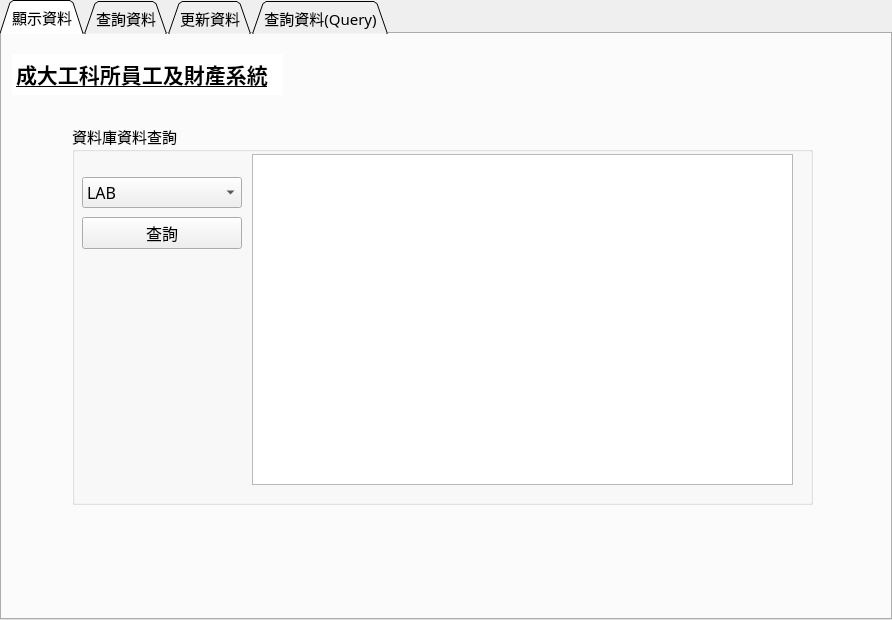
<?xml version="1.0" encoding="UTF-8"?>
<ui version="4.0">
 <class>TabWidget</class>
 <widget class="QTabWidget" name="TabWidget">
  <property name="geometry">
   <rect>
    <x>0</x>
    <y>0</y>
    <width>892</width>
    <height>620</height>
   </rect>
  </property>
  <property name="font">
   <font>
    <family>Microsoft YaHei</family>
    <pointsize>11</pointsize>
    <weight>50</weight>
    <bold>false</bold>
   </font>
  </property>
  <property name="cursor">
   <cursorShape>ArrowCursor</cursorShape>
  </property>
  <property name="windowTitle">
   <string>TabWidget</string>
  </property>
  <property name="tabPosition">
   <enum>QTabWidget::North</enum>
  </property>
  <property name="tabShape">
   <enum>QTabWidget::Triangular</enum>
  </property>
  <property name="currentIndex">
   <number>0</number>
  </property>
  <property name="iconSize">
   <size>
    <width>25</width>
    <height>25</height>
   </size>
  </property>
  <property name="elideMode">
   <enum>Qt::ElideMiddle</enum>
  </property>
  <widget class="QWidget" name="tab">
   <attribute name="title">
    <string>顯示資料</string>
   </attribute>
   <widget class="QGroupBox" name="groupBox">
    <property name="geometry">
     <rect>
      <x>70</x>
      <y>90</y>
      <width>741</width>
      <height>381</height>
     </rect>
    </property>
    <property name="font">
     <font>
      <weight>50</weight>
      <bold>false</bold>
     </font>
    </property>
    <property name="title">
     <string>資料庫資料查詢</string>
    </property>
    <widget class="QTableWidget" name="tableWidget">
     <property name="geometry">
      <rect>
       <x>180</x>
       <y>30</y>
       <width>541</width>
       <height>331</height>
      </rect>
     </property>
    </widget>
    <widget class="QWidget" name="gridLayoutWidget_2">
     <property name="geometry">
      <rect>
       <x>10</x>
       <y>50</y>
       <width>160</width>
       <height>80</height>
      </rect>
     </property>
     <layout class="QGridLayout" name="gridLayout_2">
      <item row="1" column="0">
       <widget class="QPushButton" name="P1_check">
        <property name="baseSize">
         <size>
          <width>0</width>
          <height>6</height>
         </size>
        </property>
        <property name="font">
         <font>
          <family>Microsoft YaHei</family>
          <pointsize>12</pointsize>
          <weight>50</weight>
          <bold>false</bold>
         </font>
        </property>
        <property name="text">
         <string>查詢</string>
        </property>
        <property name="flat">
         <bool>false</bool>
        </property>
       </widget>
      </item>
      <item row="0" column="0">
       <widget class="QComboBox" name="P1_combobox">
        <property name="enabled">
         <bool>true</bool>
        </property>
        <property name="font">
         <font>
          <family>Microsoft YaHei</family>
          <pointsize>12</pointsize>
          <weight>50</weight>
          <bold>false</bold>
         </font>
        </property>
        <property name="focusPolicy">
         <enum>Qt::WheelFocus</enum>
        </property>
        <property name="maxVisibleItems">
         <number>21</number>
        </property>
        <property name="iconSize">
         <size>
          <width>16</width>
          <height>16</height>
         </size>
        </property>
        <property name="duplicatesEnabled">
         <bool>false</bool>
        </property>
        <property name="frame">
         <bool>true</bool>
        </property>
        <item>
         <property name="text">
          <string>LAB</string>
         </property>
        </item>
        <item>
         <property name="text">
          <string>Teacher</string>
         </property>
        </item>
        <item>
         <property name="text">
          <string>Student</string>
         </property>
        </item>
        <item>
         <property name="text">
          <string>Equipment</string>
         </property>
        </item>
        <item>
         <property name="text">
          <string>MOST_Project</string>
         </property>
        </item>
        <item>
         <property name="text">
          <string>Execute</string>
         </property>
        </item>
        <item>
         <property name="text">
          <string>Accounting_of</string>
         </property>
        </item>
       </widget>
      </item>
     </layout>
    </widget>
   </widget>
   <widget class="QTextEdit" name="textEdit_8">
    <property name="geometry">
     <rect>
      <x>10</x>
      <y>20</y>
      <width>271</width>
      <height>41</height>
     </rect>
    </property>
    <property name="frameShape">
     <enum>QFrame::NoFrame</enum>
    </property>
    <property name="frameShadow">
     <enum>QFrame::Plain</enum>
    </property>
    <property name="readOnly">
     <bool>true</bool>
    </property>
    <property name="html">
     <string>&lt;!DOCTYPE HTML PUBLIC &quot;-//W3C//DTD HTML 4.0//EN&quot; &quot;http://www.w3.org/TR/REC-html40/strict.dtd&quot;&gt;
&lt;html&gt;&lt;head&gt;&lt;meta name=&quot;qrichtext&quot; content=&quot;1&quot; /&gt;&lt;style type=&quot;text/css&quot;&gt;
p, li { white-space: pre-wrap; }
&lt;/style&gt;&lt;/head&gt;&lt;body style=&quot; font-family:'Microsoft YaHei'; font-size:11pt; font-weight:400; font-style:normal;&quot;&gt;
&lt;p style=&quot; margin-top:0px; margin-bottom:0px; margin-left:0px; margin-right:0px; -qt-block-indent:0; text-indent:0px;&quot;&gt;&lt;span style=&quot; font-size:16pt; font-weight:600; text-decoration: underline;&quot;&gt;成大工科所員工及財產系統&lt;/span&gt;&lt;/p&gt;&lt;/body&gt;&lt;/html&gt;</string>
    </property>
   </widget>
  </widget>
  <widget class="QWidget" name="tab">
   <attribute name="title">
    <string>查詢資料</string>
   </attribute>
   <widget class="QGroupBox" name="groupBox_4">
    <property name="geometry">
     <rect>
      <x>20</x>
      <y>20</y>
      <width>411</width>
      <height>261</height>
     </rect>
    </property>
    <property name="title">
     <string>實驗室人數&amp;應付薪水</string>
    </property>
    <widget class="QWidget" name="gridLayoutWidget_4">
     <property name="geometry">
      <rect>
       <x>30</x>
       <y>30</y>
       <width>361</width>
       <height>221</height>
      </rect>
     </property>
     <layout class="QGridLayout" name="gridLayout_5">
      <item row="1" column="0">
       <widget class="QPushButton" name="P2_check">
        <property name="text">
         <string>查詢</string>
        </property>
       </widget>
      </item>
      <item row="0" column="0">
       <widget class="QTableWidget" name="P2_tableWidget"/>
      </item>
     </layout>
    </widget>
   </widget>
   <widget class="QGroupBox" name="groupBox_5">
    <property name="geometry">
     <rect>
      <x>20</x>
      <y>300</y>
      <width>411</width>
      <height>251</height>
     </rect>
    </property>
    <property name="title">
     <string>實驗室</string>
    </property>
    <widget class="QWidget" name="gridLayoutWidget_5">
     <property name="geometry">
      <rect>
       <x>20</x>
       <y>30</y>
       <width>381</width>
       <height>211</height>
      </rect>
     </property>
     <layout class="QGridLayout" name="gridLayout_6">
      <item row="2" column="0">
       <widget class="QPushButton" name="P2_project">
        <property name="font">
         <font>
          <pointsize>10</pointsize>
         </font>
        </property>
        <property name="text">
         <string>有負責計畫的LAB</string>
        </property>
       </widget>
      </item>
      <item row="2" column="3">
       <widget class="QPushButton" name="P2_student">
        <property name="font">
         <font>
          <pointsize>10</pointsize>
         </font>
        </property>
        <property name="text">
         <string>已完成計畫的學生</string>
        </property>
       </widget>
      </item>
      <item row="2" column="2">
       <widget class="QPushButton" name="P2_PhD">
        <property name="font">
         <font>
          <pointsize>10</pointsize>
         </font>
        </property>
        <property name="text">
         <string>沒有碩士生的LAB</string>
        </property>
       </widget>
      </item>
      <item row="0" column="3">
       <widget class="QTableWidget" name="P2_tableWidget_4"/>
      </item>
      <item row="0" column="2">
       <widget class="QTableWidget" name="P2_tableWidget_3"/>
      </item>
      <item row="0" column="0">
       <widget class="QTableWidget" name="P2_tableWidget_2"/>
      </item>
     </layout>
    </widget>
   </widget>
   <widget class="QGroupBox" name="groupBox_6">
    <property name="geometry">
     <rect>
      <x>450</x>
      <y>20</y>
      <width>411</width>
      <height>261</height>
     </rect>
    </property>
    <property name="title">
     <string>實驗室及老師擁有的經費(科技部計畫)</string>
    </property>
    <widget class="QTextEdit" name="textEdit_9">
     <property name="geometry">
      <rect>
       <x>30</x>
       <y>160</y>
       <width>361</width>
       <height>31</height>
      </rect>
     </property>
     <property name="frameShape">
      <enum>QFrame::NoFrame</enum>
     </property>
     <property name="frameShadow">
      <enum>QFrame::Plain</enum>
     </property>
     <property name="readOnly">
      <bool>true</bool>
     </property>
     <property name="html">
      <string>&lt;!DOCTYPE HTML PUBLIC &quot;-//W3C//DTD HTML 4.0//EN&quot; &quot;http://www.w3.org/TR/REC-html40/strict.dtd&quot;&gt;
&lt;html&gt;&lt;head&gt;&lt;meta name=&quot;qrichtext&quot; content=&quot;1&quot; /&gt;&lt;style type=&quot;text/css&quot;&gt;
p, li { white-space: pre-wrap; }
&lt;/style&gt;&lt;/head&gt;&lt;body style=&quot; font-family:'Microsoft YaHei'; font-size:11pt; font-weight:400; font-style:normal;&quot;&gt;
&lt;p align=&quot;center&quot; style=&quot; margin-top:0px; margin-bottom:0px; margin-left:0px; margin-right:0px; -qt-block-indent:0; text-indent:0px;&quot;&gt;LAB_No.&lt;/p&gt;&lt;/body&gt;&lt;/html&gt;</string>
     </property>
    </widget>
    <widget class="QTableWidget" name="P2_tableWidget_5">
     <property name="geometry">
      <rect>
       <x>30</x>
       <y>30</y>
       <width>361</width>
       <height>131</height>
      </rect>
     </property>
    </widget>
    <widget class="QWidget" name="gridLayoutWidget_6">
     <property name="geometry">
      <rect>
       <x>30</x>
       <y>190</y>
       <width>361</width>
       <height>61</height>
      </rect>
     </property>
     <layout class="QGridLayout" name="gridLayout_7">
      <item row="0" column="0">
       <widget class="QLineEdit" name="P2_No"/>
      </item>
      <item row="1" column="0">
       <widget class="QPushButton" name="P2_check_2">
        <property name="text">
         <string>查詢</string>
        </property>
       </widget>
      </item>
     </layout>
    </widget>
   </widget>
   <widget class="QGroupBox" name="groupBox_7">
    <property name="geometry">
     <rect>
      <x>449</x>
      <y>300</y>
      <width>411</width>
      <height>251</height>
     </rect>
    </property>
    <property name="title">
     <string>實驗室設備的花費</string>
    </property>
    <widget class="QWidget" name="gridLayoutWidget_7">
     <property name="geometry">
      <rect>
       <x>19</x>
       <y>29</y>
       <width>371</width>
       <height>211</height>
      </rect>
     </property>
     <layout class="QGridLayout" name="gridLayout_8">
      <item row="1" column="1">
       <widget class="QPushButton" name="P2_avg">
        <property name="text">
         <string>平均花費</string>
        </property>
       </widget>
      </item>
      <item row="1" column="0">
       <widget class="QPushButton" name="P2_maxmin">
        <property name="text">
         <string>最多與最少花費的設備</string>
        </property>
       </widget>
      </item>
      <item row="0" column="0" colspan="2">
       <widget class="QTableWidget" name="P2_tableWidget_6"/>
      </item>
     </layout>
    </widget>
   </widget>
  </widget>
  <widget class="QWidget" name="tab_3">
   <attribute name="title">
    <string>更新資料</string>
   </attribute>
   <widget class="QGroupBox" name="groupBox_2">
    <property name="geometry">
     <rect>
      <x>20</x>
      <y>10</y>
      <width>841</width>
      <height>281</height>
     </rect>
    </property>
    <property name="title">
     <string>設備購入</string>
    </property>
    <widget class="QWidget" name="gridLayoutWidget_3">
     <property name="geometry">
      <rect>
       <x>230</x>
       <y>20</y>
       <width>361</width>
       <height>231</height>
      </rect>
     </property>
     <layout class="QGridLayout" name="gridLayout_4">
      <item row="1" column="4">
       <widget class="QTextEdit" name="textEdit_4">
        <property name="frameShape">
         <enum>QFrame::NoFrame</enum>
        </property>
        <property name="frameShadow">
         <enum>QFrame::Plain</enum>
        </property>
        <property name="readOnly">
         <bool>true</bool>
        </property>
        <property name="html">
         <string>&lt;!DOCTYPE HTML PUBLIC &quot;-//W3C//DTD HTML 4.0//EN&quot; &quot;http://www.w3.org/TR/REC-html40/strict.dtd&quot;&gt;
&lt;html&gt;&lt;head&gt;&lt;meta name=&quot;qrichtext&quot; content=&quot;1&quot; /&gt;&lt;style type=&quot;text/css&quot;&gt;
p, li { white-space: pre-wrap; }
&lt;/style&gt;&lt;/head&gt;&lt;body style=&quot; font-family:'Microsoft YaHei'; font-size:11pt; font-weight:400; font-style:normal;&quot;&gt;
&lt;p align=&quot;center&quot; style=&quot; margin-top:0px; margin-bottom:0px; margin-left:0px; margin-right:0px; -qt-block-indent:0; text-indent:0px;&quot;&gt;LAB&lt;/p&gt;&lt;/body&gt;&lt;/html&gt;</string>
        </property>
       </widget>
      </item>
      <item row="2" column="4">
       <widget class="QLineEdit" name="P3_lab"/>
      </item>
      <item row="5" column="1" colspan="4">
       <widget class="QTextEdit" name="textEdit_5">
        <property name="frameShape">
         <enum>QFrame::NoFrame</enum>
        </property>
        <property name="frameShadow">
         <enum>QFrame::Plain</enum>
        </property>
        <property name="readOnly">
         <bool>true</bool>
        </property>
        <property name="html">
         <string>&lt;!DOCTYPE HTML PUBLIC &quot;-//W3C//DTD HTML 4.0//EN&quot; &quot;http://www.w3.org/TR/REC-html40/strict.dtd&quot;&gt;
&lt;html&gt;&lt;head&gt;&lt;meta name=&quot;qrichtext&quot; content=&quot;1&quot; /&gt;&lt;style type=&quot;text/css&quot;&gt;
p, li { white-space: pre-wrap; }
&lt;/style&gt;&lt;/head&gt;&lt;body style=&quot; font-family:'Microsoft YaHei'; font-size:11pt; font-weight:400; font-style:normal;&quot;&gt;
&lt;p align=&quot;center&quot; style=&quot; margin-top:0px; margin-bottom:0px; margin-left:0px; margin-right:0px; -qt-block-indent:0; text-indent:0px;&quot;&gt;設備No.&lt;/p&gt;&lt;/body&gt;&lt;/html&gt;</string>
        </property>
       </widget>
      </item>
      <item row="4" column="1" colspan="4">
       <widget class="QTextEdit" name="textEdit_6">
        <property name="frameShape">
         <enum>QFrame::NoFrame</enum>
        </property>
        <property name="frameShadow">
         <enum>QFrame::Plain</enum>
        </property>
        <property name="readOnly">
         <bool>true</bool>
        </property>
        <property name="html">
         <string>&lt;!DOCTYPE HTML PUBLIC &quot;-//W3C//DTD HTML 4.0//EN&quot; &quot;http://www.w3.org/TR/REC-html40/strict.dtd&quot;&gt;
&lt;html&gt;&lt;head&gt;&lt;meta name=&quot;qrichtext&quot; content=&quot;1&quot; /&gt;&lt;style type=&quot;text/css&quot;&gt;
p, li { white-space: pre-wrap; }
&lt;/style&gt;&lt;/head&gt;&lt;body style=&quot; font-family:'Microsoft YaHei'; font-size:11pt; font-weight:400; font-style:normal;&quot;&gt;
&lt;p align=&quot;center&quot; style=&quot;-qt-paragraph-type:empty; margin-top:0px; margin-bottom:0px; margin-left:0px; margin-right:0px; -qt-block-indent:0; text-indent:0px;&quot;&gt;&lt;br /&gt;&lt;/p&gt;&lt;/body&gt;&lt;/html&gt;</string>
        </property>
       </widget>
      </item>
      <item row="2" column="1">
       <widget class="QLineEdit" name="P3_No">
        <property name="text">
         <string/>
        </property>
       </widget>
      </item>
      <item row="2" column="3">
       <widget class="QLineEdit" name="P3_date"/>
      </item>
      <item row="1" column="2">
       <widget class="QTextEdit" name="textEdit_2">
        <property name="frameShape">
         <enum>QFrame::NoFrame</enum>
        </property>
        <property name="frameShadow">
         <enum>QFrame::Plain</enum>
        </property>
        <property name="readOnly">
         <bool>true</bool>
        </property>
        <property name="html">
         <string>&lt;!DOCTYPE HTML PUBLIC &quot;-//W3C//DTD HTML 4.0//EN&quot; &quot;http://www.w3.org/TR/REC-html40/strict.dtd&quot;&gt;
&lt;html&gt;&lt;head&gt;&lt;meta name=&quot;qrichtext&quot; content=&quot;1&quot; /&gt;&lt;style type=&quot;text/css&quot;&gt;
p, li { white-space: pre-wrap; }
&lt;/style&gt;&lt;/head&gt;&lt;body style=&quot; font-family:'Microsoft YaHei'; font-size:11pt; font-weight:400; font-style:normal;&quot;&gt;
&lt;p align=&quot;center&quot; style=&quot; margin-top:0px; margin-bottom:0px; margin-left:0px; margin-right:0px; -qt-block-indent:0; text-indent:0px;&quot;&gt;Cost&lt;/p&gt;&lt;/body&gt;&lt;/html&gt;</string>
        </property>
       </widget>
      </item>
      <item row="1" column="3">
       <widget class="QTextEdit" name="textEdit_3">
        <property name="frameShape">
         <enum>QFrame::NoFrame</enum>
        </property>
        <property name="frameShadow">
         <enum>QFrame::Plain</enum>
        </property>
        <property name="readOnly">
         <bool>true</bool>
        </property>
        <property name="html">
         <string>&lt;!DOCTYPE HTML PUBLIC &quot;-//W3C//DTD HTML 4.0//EN&quot; &quot;http://www.w3.org/TR/REC-html40/strict.dtd&quot;&gt;
&lt;html&gt;&lt;head&gt;&lt;meta name=&quot;qrichtext&quot; content=&quot;1&quot; /&gt;&lt;style type=&quot;text/css&quot;&gt;
p, li { white-space: pre-wrap; }
&lt;/style&gt;&lt;/head&gt;&lt;body style=&quot; font-family:'Microsoft YaHei'; font-size:11pt; font-weight:400; font-style:normal;&quot;&gt;
&lt;p align=&quot;center&quot; style=&quot; margin-top:0px; margin-bottom:0px; margin-left:0px; margin-right:0px; -qt-block-indent:0; text-indent:0px;&quot;&gt;Date&lt;/p&gt;&lt;/body&gt;&lt;/html&gt;</string>
        </property>
       </widget>
      </item>
      <item row="6" column="1" colspan="4">
       <widget class="QLineEdit" name="P3_No_2"/>
      </item>
      <item row="1" column="1">
       <widget class="QTextEdit" name="textEdit">
        <property name="frameShape">
         <enum>QFrame::NoFrame</enum>
        </property>
        <property name="frameShadow">
         <enum>QFrame::Plain</enum>
        </property>
        <property name="readOnly">
         <bool>true</bool>
        </property>
        <property name="html">
         <string>&lt;!DOCTYPE HTML PUBLIC &quot;-//W3C//DTD HTML 4.0//EN&quot; &quot;http://www.w3.org/TR/REC-html40/strict.dtd&quot;&gt;
&lt;html&gt;&lt;head&gt;&lt;meta name=&quot;qrichtext&quot; content=&quot;1&quot; /&gt;&lt;style type=&quot;text/css&quot;&gt;
p, li { white-space: pre-wrap; }
&lt;/style&gt;&lt;/head&gt;&lt;body style=&quot; font-family:'Microsoft YaHei'; font-size:11pt; font-weight:400; font-style:normal;&quot;&gt;
&lt;p align=&quot;center&quot; style=&quot; margin-top:0px; margin-bottom:0px; margin-left:0px; margin-right:0px; -qt-block-indent:0; text-indent:0px;&quot;&gt;設備No.&lt;/p&gt;&lt;/body&gt;&lt;/html&gt;</string>
        </property>
       </widget>
      </item>
      <item row="2" column="2">
       <widget class="QLineEdit" name="P3_cost"/>
      </item>
      <item row="7" column="1" colspan="4">
       <widget class="QPushButton" name="P3_delete">
        <property name="text">
         <string>Delete</string>
        </property>
       </widget>
      </item>
      <item row="3" column="1" colspan="4">
       <widget class="QPushButton" name="P3_insert">
        <property name="text">
         <string>Insert</string>
        </property>
       </widget>
      </item>
     </layout>
    </widget>
   </widget>
   <widget class="QGroupBox" name="groupBox_3">
    <property name="geometry">
     <rect>
      <x>20</x>
      <y>300</y>
      <width>841</width>
      <height>281</height>
     </rect>
    </property>
    <property name="title">
     <string>加薪</string>
    </property>
    <widget class="QWidget" name="gridLayoutWidget">
     <property name="geometry">
      <rect>
       <x>230</x>
       <y>40</y>
       <width>361</width>
       <height>161</height>
      </rect>
     </property>
     <layout class="QGridLayout" name="gridLayout">
      <item row="3" column="0">
       <widget class="QLineEdit" name="P3_salaryadd"/>
      </item>
      <item row="0" column="0">
       <widget class="QCheckBox" name="P3_checkBox">
        <property name="text">
         <string>會計</string>
        </property>
       </widget>
      </item>
      <item row="2" column="0">
       <widget class="QTextEdit" name="textEdit_7">
        <property name="frameShape">
         <enum>QFrame::NoFrame</enum>
        </property>
        <property name="frameShadow">
         <enum>QFrame::Plain</enum>
        </property>
        <property name="readOnly">
         <bool>true</bool>
        </property>
        <property name="html">
         <string>&lt;!DOCTYPE HTML PUBLIC &quot;-//W3C//DTD HTML 4.0//EN&quot; &quot;http://www.w3.org/TR/REC-html40/strict.dtd&quot;&gt;
&lt;html&gt;&lt;head&gt;&lt;meta name=&quot;qrichtext&quot; content=&quot;1&quot; /&gt;&lt;style type=&quot;text/css&quot;&gt;
p, li { white-space: pre-wrap; }
&lt;/style&gt;&lt;/head&gt;&lt;body style=&quot; font-family:'Microsoft YaHei'; font-size:11pt; font-weight:400; font-style:normal;&quot;&gt;
&lt;p align=&quot;center&quot; style=&quot; margin-top:0px; margin-bottom:0px; margin-left:0px; margin-right:0px; -qt-block-indent:0; text-indent:0px;&quot;&gt;增加多少薪水&lt;/p&gt;&lt;/body&gt;&lt;/html&gt;</string>
        </property>
       </widget>
      </item>
      <item row="1" column="0">
       <widget class="QCheckBox" name="P3_checkBox_2">
        <property name="text">
         <string>科技部計畫負責人</string>
        </property>
       </widget>
      </item>
      <item row="4" column="0">
       <widget class="QPushButton" name="P3_salary">
        <property name="text">
         <string>確定</string>
        </property>
       </widget>
      </item>
     </layout>
    </widget>
   </widget>
  </widget>
  <widget class="QWidget" name="tab_2">
   <attribute name="title">
    <string>查詢資料(Query)</string>
   </attribute>
   <widget class="QGroupBox" name="groupBox_8">
    <property name="geometry">
     <rect>
      <x>70</x>
      <y>60</y>
      <width>731</width>
      <height>461</height>
     </rect>
    </property>
    <property name="title">
     <string>Query</string>
    </property>
    <widget class="QWidget" name="gridLayoutWidget_9">
     <property name="geometry">
      <rect>
       <x>120</x>
       <y>80</y>
       <width>481</width>
       <height>62</height>
      </rect>
     </property>
     <layout class="QGridLayout" name="gridLayout_10">
      <item row="0" column="0">
       <widget class="QLineEdit" name="P4_lineEdit"/>
      </item>
      <item row="1" column="0">
       <widget class="QPushButton" name="P4_check">
        <property name="text">
         <string>查詢</string>
        </property>
       </widget>
      </item>
     </layout>
    </widget>
    <widget class="QTableWidget" name="P4_tableWidget">
     <property name="geometry">
      <rect>
       <x>120</x>
       <y>150</y>
       <width>481</width>
       <height>251</height>
      </rect>
     </property>
    </widget>
   </widget>
  </widget>
 </widget>
 <resources/>
 <connections/>
</ui>
